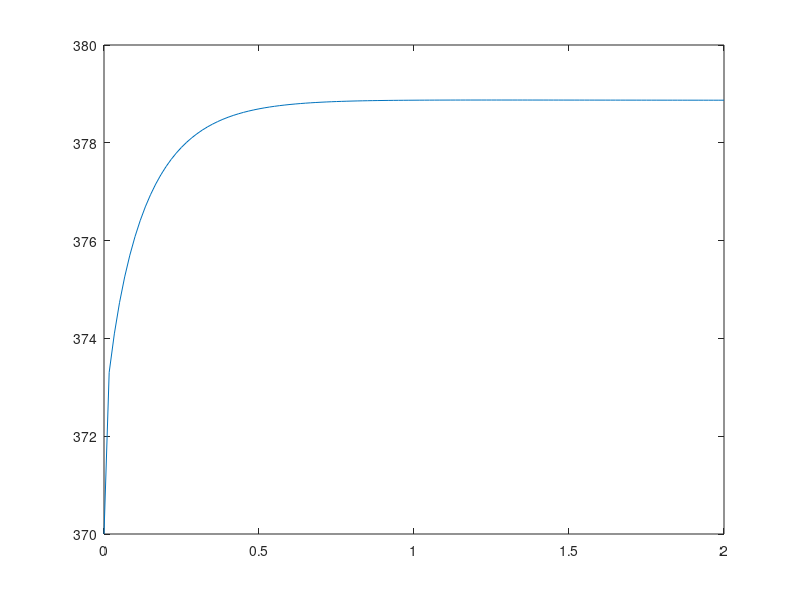

Reproduce this figure in MATLAB.
function x0_61_121 = plot_61_121()
%Load data
load('Temp_61x121.mat');

%Initialize steps and dimensions
length = 61;
height = 121;
dim_length = 1;
dim_height = 2;

%Distance per step
dx = dim_length/(length - 1);
dy = dim_height/(height - 1);

%Initialize array for plot
x0_61_121 = zeros(height,2);

for lv1 = 1 : height
    if lv1 == 1
        x0_61_121(lv1,1) = Temp(lv1,:);
        x0_61_121(lv1,2) = dy*(lv1 - 1);
    else
        new_lv = lv1 + length;
        x0_61_121(lv1,1) = Temp(new_lv,:);
        x0_61_121(lv1,2) = dy*(lv1 - 1);
    end
end
plot(x0_61_121(:,2),x0_61_121(:,1))
end


